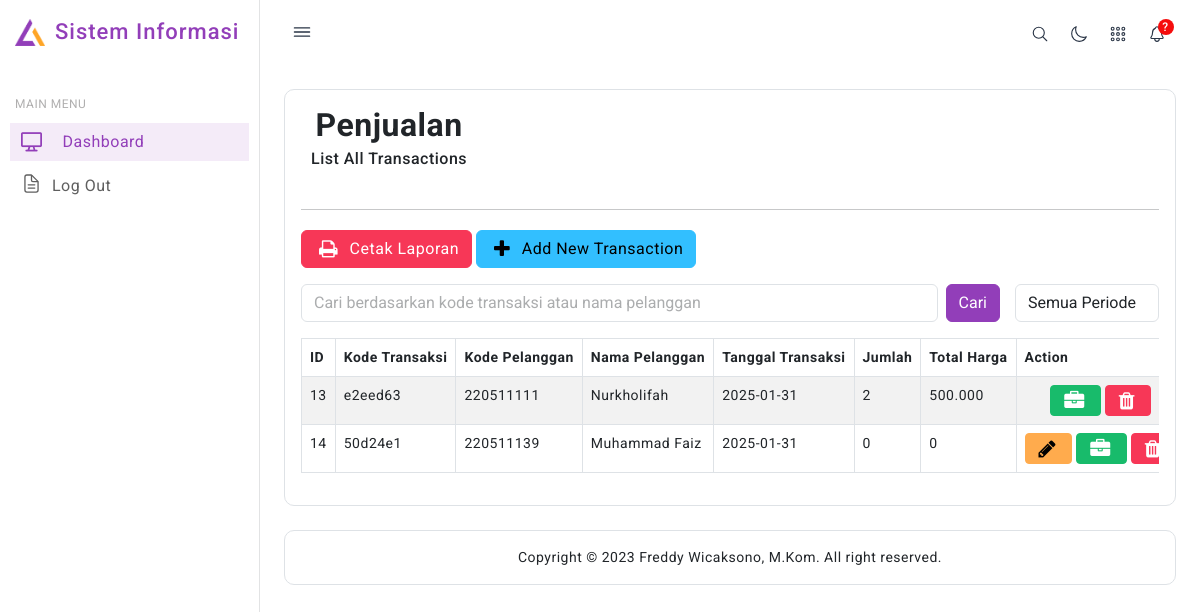
Page /transaksi/index.php on the earlier database version.
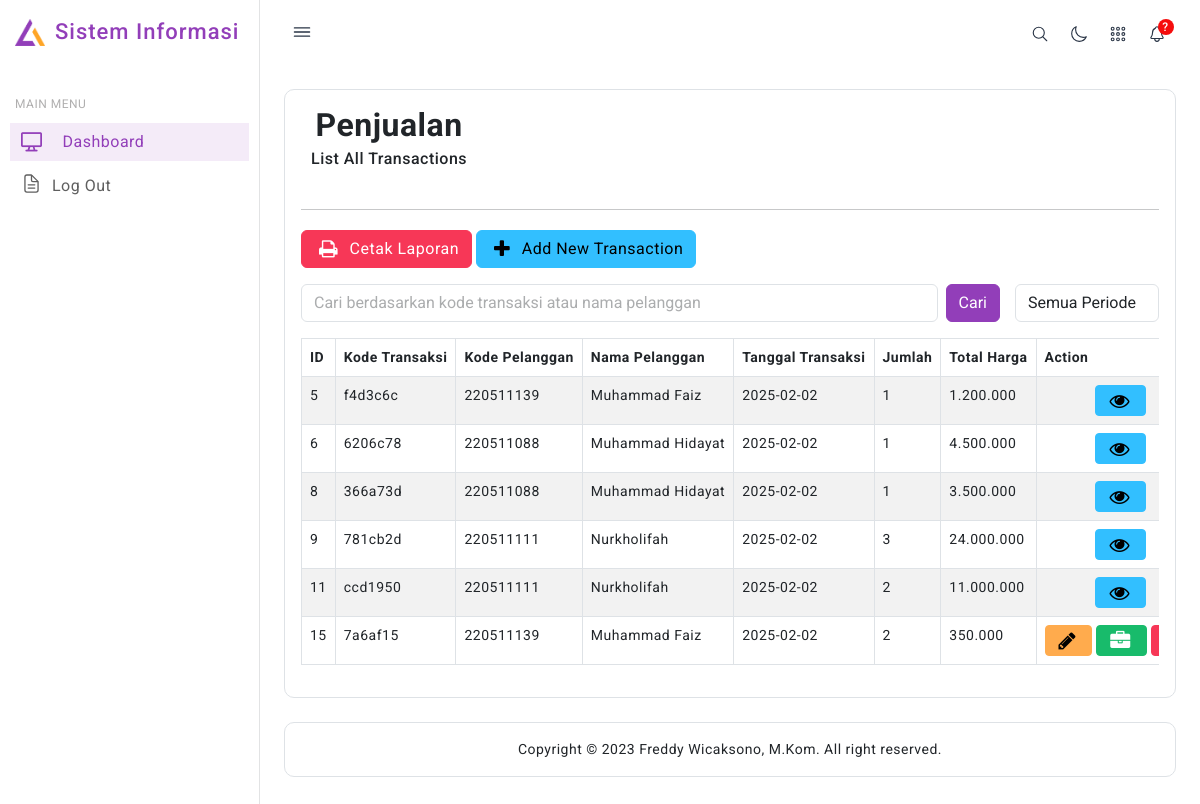
Same page on the later database version.
### tables this page shows
CREATE TABLE `transaksi` (
  `id` int NOT NULL,
  `kode_transaksi` varchar(20) NOT NULL,
  `kode_pelanggan` varchar(20) NOT NULL,
  `tanggal_transaksi` date NOT NULL,
  `dibeli` int NOT NULL DEFAULT '0',
  `total_harga` decimal(10,2) NOT NULL DEFAULT '0.00'
);

CREATE TABLE `pelanggan` (
  `id` int NOT NULL,
  `kode_pelanggan` varchar(20) NOT NULL,
  `nama` varchar(100) NOT NULL,
  `jk` enum('L','P') NOT NULL,
  `email` varchar(100) DEFAULT NULL,
  `telepon` varchar(15) DEFAULT NULL
);

### db/database.php (called while the page is built, shortened)
<?php
class Database {
    private $pdo;
    public function __construct() {
        $dotenv = Dotenv\Dotenv::createImmutable(__DIR__ . "/..");
        $host = $_ENV["DB_HOST"];
        $dbname = $_ENV["DB_DATABASE"];
        $username = $_ENV["DB_USERNAME"];
        $password = $_ENV["DB_PASSWORD"];
        $charset = $_ENV["DB_CHARSET"];
    }
    private function connect($host, $dbname, $username, $password, $charset) {
        try {
            $this->pdo = new PDO("mysql:host={$host};dbname={$dbname};charset={$charset}", $username, $password);
            $this->pdo->setAttribute(PDO::ATTR_ERRMODE, PDO::ERRMODE_EXCEPTION);
        } catch (PDOException $e) {
            die("Database connection failed: " . $e->getMessage());
        }
    }
    public function executeQuery($sql, $params = []) {
        try {
            $stmt = $this->pdo->prepare($sql);
            if ($stmt) {
                $stmt->execute($params);
                return $stmt;
            } else {
                die("Error in query: " . print_r($this->pdo->errorInfo(), true));
            }
        } catch (PDOException $e) {
            die("Database error: " . $e->getMessage());
        }
    }
}

### controllers/Transaksi.php (called while the page is built, shortened)
<?php
include_once('../models/TransaksiModel.php');
class TransaksiController
{
    private $model;
    public function __construct()
    {
        $this->model = new TransaksiModel();
    }
    public function getTransaksiList($search = '', $bulan = '', $tahun = '')
    {
        return $this->model->getTransaksiList($search, $bulan, $tahun);
    }
}
?>

### models/TransaksiModel.php (called while the page is built, shortened)
<?php
include_once('../db/database.php');
class TransaksiModel
{
    private $db;
    public function __construct()
    {
        $this->db = new Database();
    }
    public function getTransaksiList($search = '', $bulan = '', $tahun = '')
{
    $sql = 'SELECT T.id, T.kode_transaksi, T.kode_pelanggan, T.tanggal_transaksi, T.dibeli, P.id AS idpelanggan, P.nama
            FROM transaksi T
            LEFT JOIN pelanggan P ON T.kode_pelanggan = P.kode_pelanggan';
    $sql .= " LIMIT 100";
    $params = [];
    return $this->db->executeQuery($sql, $params)->fetchAll(PDO::FETCH_ASSOC);
}
}
?>

### controllers/Detailtransaksi.php (called while the page is built, shortened)
<?php
include_once('../models/DetailtransaksiModel.php');
class DetailtransaksiController
{
    private $model;
    public function __construct()
    {
        $this->model = new DetailtransaksiModel();
    }
    public function countDetailtransaksi($id)
    {
        return $this->model->countDetailtransaksi($id);
    }
    public function getTotalHarga($id)
    {
        return $this->model->getTotalHarga($id);
    }
}
?>

### models/DetailtransaksiModel.php (called while the page is built, shortened)
<?php
include_once('../db/database.php');
class DetailtransaksiModel
{
    private $db;
    public function __construct()
    {
        $this->db = new Database();
    }
    public function countDetailtransaksi($transaksi_id)
    {
        $sql = "SELECT COUNT(*) as jumlah FROM detailtransaksi WHERE transaksi_id = :transaksi_id";
        $params = array(":transaksi_id" => $transaksi_id);
        return $this->db->executeQuery($sql, $params)->fetchColumn();
    }
    public function getTotalHarga($transaksi_id)
{
    $sql = "SELECT SUM(b.harga) as total_harga
            FROM detailtransaksi dt
            JOIN barang b ON dt.kode_barang = b.kode_barang
            WHERE dt.transaksi_id = :transaksi_id";
    $params = array(":transaksi_id" => $transaksi_id);
    $result = $this->db->executeQuery($sql, $params)->fetch(PDO::FETCH_ASSOC);
    return $result['total_harga'] ?? 0;
}
}
?>

### transaksi/index.php (the view, shortened to what the rows shown need)
<?php
include("../controllers/Transaksi.php");
include("../controllers/Detailtransaksi.php");
include("../lib/functions.php");
$obj = new TransaksiController();
$detail = new DetailtransaksiController();
$search = isset($_GET['search']) ? $_GET['search'] : '';
$periode = isset($_GET['periode']) ? $_GET['periode'] : '';
list($tahun, $bulan) = $periode ? explode('-', $periode) : [null, null];
$rows = $obj->getTransaksiList($search, $bulan, $tahun);
?>
<div class="header icon-and-heading text-center mb-3">
    <h2><strong>Penjualan</strong> <small>List All Transactions</small></h2>
</div>
<div class="table-responsive">
    <table class="table table-bordered table-striped table-hover">
        <thead class="thead-dark">
            <tr>
                <th width="30">ID</th>
                <th width="100">Kode Transaksi</th>
                <th width="100">Kode Pelanggan</th>
                <th>Nama Pelanggan</th>
                <th width="100">Tanggal Transaksi</th>
                <th width="100">Jumlah</th>
                <th width="150">Total Harga</th>
                <th width="140">Action</th>
            </tr>
        </thead>
        <tbody>
            <?php
                foreach ($rows as $row):
                    $dibeli = $detail->countDetailtransaksi($row['id']);
                    $total_harga = $detail->getTotalHarga($row['id']);
            ?>
                <tr>
                    <td><?php echo htmlspecialchars($row["id"]); ?></td>
                    <td><?php echo htmlspecialchars($row["kode_transaksi"]); ?></td>
                    <td><?php echo htmlspecialchars($row["kode_pelanggan"]); ?></td>
                    <td><?php echo htmlspecialchars($row["nama"]); ?></td>
                    <td><?php echo htmlspecialchars($row["tanggal_transaksi"]); ?></td>
                    <td><?php echo htmlspecialchars($dibeli); ?></td>
                    <td><?php echo number_format($total_harga, 0, ',', '.'); ?></td>
                    <td class="text-center">
                    <?php if ($row["dibeli"] == 0): ?>
                        <a class="btn btn-warning btn-sm" href="edit.php?id=<?= $row['id']; ?>" data-toggle="tooltip" title="Edit">
                            <i class="fa fa-pencil"></i>
                        </a>
                        <a class="btn btn-success btn-sm" href="detail.php?id=<?= $row['id']; ?>" data-toggle="tooltip" title="View Detail">
                            <i class="fa fa-briefcase"></i>
                        </a>
                        <a class="btn btn-danger btn-sm" href="delete.php?id=<?= $row['id']; ?>" data-toggle="tooltip" title="Delete">
                            <i class="fa fa-trash"></i>
                        </a>
                    <?php elseif ($row["dibeli"] > 0 && $row["dibeli"] != 2): ?>
                        <a class="btn btn-success btn-sm" href="detail.php?id=<?= $row['id']; ?>" data-toggle="tooltip" title="View Detail">
                            <i class="fa fa-briefcase"></i>
                        </a>
                        <a class="btn btn-danger btn-sm" href="delete.php?id=<?= $row['id']; ?>" data-toggle="tooltip" title="Delete">
                            <i class="fa fa-trash"></i>
                        </a>
                    <?php elseif ($row["dibeli"] == 2): ?>
                        <a class="btn btn-info btn-sm" href="detail.php?id=<?= $row['id']; ?>" data-toggle="tooltip" title="View Only">
                            <i class="fa fa-eye"></i>
                        </a>
                    <?php endif; ?>
                </td>
            </tr>
            <?php endforeach; ?>
        </tbody>
    </table>
</div>
</body>
</html>

Differences in the rows shown:
removed transaksi: id "13", kode_transaksi "e2eed63", kode_pelanggan "220511111", pelanggan.nama "Nurkholifah", tanggal_transaksi "2025-01-31", dibeli "2", total_harga "500.000"
removed transaksi: id "14", kode_transaksi "50d24e1", kode_pelanggan "220511139", pelanggan.nama "Muhammad Faiz", tanggal_transaksi "2025-01-31", dibeli "0", total_harga "0"
added transaksi: id "5", kode_transaksi "f4d3c6c", kode_pelanggan "220511139", pelanggan.nama "Muhammad Faiz", tanggal_transaksi "2025-02-02", dibeli "1", total_harga "1.200.000"
added transaksi: id "6", kode_transaksi "6206c78", kode_pelanggan "220511088", pelanggan.nama "Muhammad Hidayat", tanggal_transaksi "2025-02-02", dibeli "1", total_harga "4.500.000"
added transaksi: id "8", kode_transaksi "366a73d", kode_pelanggan "220511088", pelanggan.nama "Muhammad Hidayat", tanggal_transaksi "2025-02-02", dibeli "1", total_harga "3.500.000"
added transaksi: id "9", kode_transaksi "781cb2d", kode_pelanggan "220511111", pelanggan.nama "Nurkholifah", tanggal_transaksi "2025-02-02", dibeli "3", total_harga "24.000.000"
added transaksi: id "11", kode_transaksi "ccd1950", kode_pelanggan "220511111", pelanggan.nama "Nurkholifah", tanggal_transaksi "2025-02-02", dibeli "2", total_harga "11.000.000"
added transaksi: id "15", kode_transaksi "7a6af15", kode_pelanggan "220511139", pelanggan.nama "Muhammad Faiz", tanggal_transaksi "2025-02-02", dibeli "2", total_harga "350.000"
